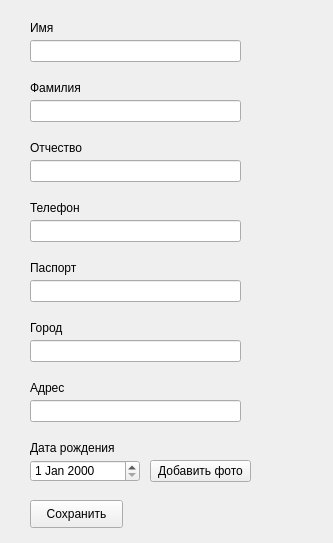
<?xml version="1.0" encoding="UTF-8"?>
<ui version="4.0">
 <class>add_client</class>
 <widget class="QWidget" name="add_client">
  <property name="geometry">
   <rect>
    <x>0</x>
    <y>0</y>
    <width>333</width>
    <height>543</height>
   </rect>
  </property>
  <property name="windowTitle">
   <string>Form</string>
  </property>
  <widget class="QLineEdit" name="fname">
   <property name="geometry">
    <rect>
     <x>30</x>
     <y>40</y>
     <width>211</width>
     <height>22</height>
    </rect>
   </property>
  </widget>
  <widget class="QLabel" name="label">
   <property name="geometry">
    <rect>
     <x>30</x>
     <y>20</y>
     <width>55</width>
     <height>16</height>
    </rect>
   </property>
   <property name="text">
    <string>Имя</string>
   </property>
  </widget>
  <widget class="QLineEdit" name="lname">
   <property name="geometry">
    <rect>
     <x>30</x>
     <y>100</y>
     <width>211</width>
     <height>22</height>
    </rect>
   </property>
  </widget>
  <widget class="QLabel" name="label_2">
   <property name="geometry">
    <rect>
     <x>30</x>
     <y>80</y>
     <width>55</width>
     <height>16</height>
    </rect>
   </property>
   <property name="text">
    <string>Фамилия</string>
   </property>
  </widget>
  <widget class="QLineEdit" name="dad_name">
   <property name="geometry">
    <rect>
     <x>30</x>
     <y>160</y>
     <width>211</width>
     <height>22</height>
    </rect>
   </property>
  </widget>
  <widget class="QLabel" name="label_3">
   <property name="geometry">
    <rect>
     <x>30</x>
     <y>140</y>
     <width>55</width>
     <height>16</height>
    </rect>
   </property>
   <property name="text">
    <string>Отчество</string>
   </property>
  </widget>
  <widget class="QLineEdit" name="phone">
   <property name="geometry">
    <rect>
     <x>30</x>
     <y>220</y>
     <width>211</width>
     <height>22</height>
    </rect>
   </property>
  </widget>
  <widget class="QLabel" name="label_4">
   <property name="geometry">
    <rect>
     <x>30</x>
     <y>200</y>
     <width>55</width>
     <height>16</height>
    </rect>
   </property>
   <property name="text">
    <string>Телефон</string>
   </property>
  </widget>
  <widget class="QLineEdit" name="pasport">
   <property name="geometry">
    <rect>
     <x>30</x>
     <y>280</y>
     <width>211</width>
     <height>22</height>
    </rect>
   </property>
  </widget>
  <widget class="QLabel" name="label_5">
   <property name="geometry">
    <rect>
     <x>30</x>
     <y>260</y>
     <width>55</width>
     <height>16</height>
    </rect>
   </property>
   <property name="text">
    <string>Паспорт</string>
   </property>
  </widget>
  <widget class="QLabel" name="label_6">
   <property name="geometry">
    <rect>
     <x>30</x>
     <y>320</y>
     <width>55</width>
     <height>16</height>
    </rect>
   </property>
   <property name="text">
    <string>Город</string>
   </property>
  </widget>
  <widget class="QLineEdit" name="city">
   <property name="geometry">
    <rect>
     <x>30</x>
     <y>340</y>
     <width>211</width>
     <height>22</height>
    </rect>
   </property>
  </widget>
  <widget class="QLabel" name="label_7">
   <property name="geometry">
    <rect>
     <x>30</x>
     <y>380</y>
     <width>55</width>
     <height>16</height>
    </rect>
   </property>
   <property name="text">
    <string>Адрес</string>
   </property>
  </widget>
  <widget class="QLineEdit" name="adr">
   <property name="geometry">
    <rect>
     <x>30</x>
     <y>400</y>
     <width>211</width>
     <height>22</height>
    </rect>
   </property>
  </widget>
  <widget class="QDateEdit" name="birthday">
   <property name="geometry">
    <rect>
     <x>30</x>
     <y>460</y>
     <width>110</width>
     <height>22</height>
    </rect>
   </property>
  </widget>
  <widget class="QLabel" name="label_8">
   <property name="geometry">
    <rect>
     <x>30</x>
     <y>440</y>
     <width>101</width>
     <height>16</height>
    </rect>
   </property>
   <property name="text">
    <string>Дата рождения</string>
   </property>
  </widget>
  <widget class="QToolButton" name="toolButton">
   <property name="geometry">
    <rect>
     <x>150</x>
     <y>460</y>
     <width>101</width>
     <height>22</height>
    </rect>
   </property>
   <property name="text">
    <string>Добавить фото</string>
   </property>
  </widget>
  <widget class="QPushButton" name="pushButton">
   <property name="geometry">
    <rect>
     <x>30</x>
     <y>500</y>
     <width>93</width>
     <height>28</height>
    </rect>
   </property>
   <property name="text">
    <string>Сохранить</string>
   </property>
  </widget>
 </widget>
 <resources/>
 <connections/>
</ui>
